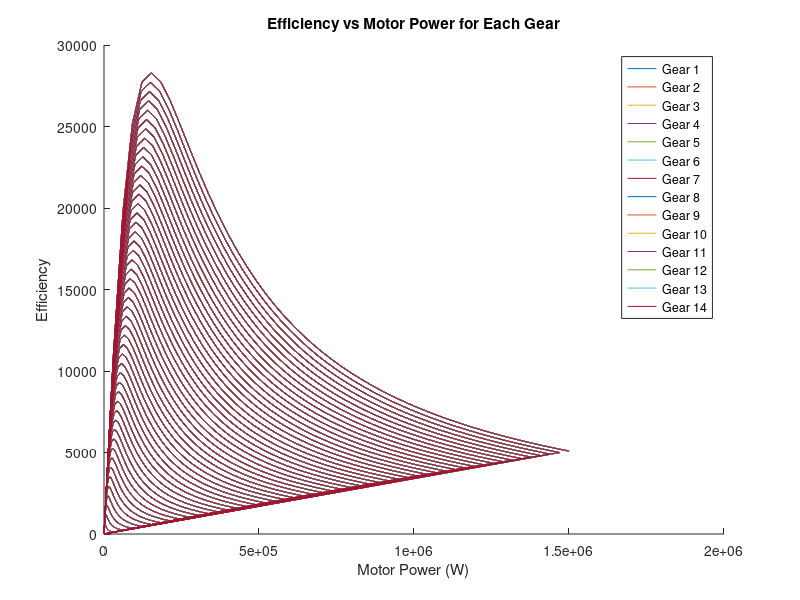

Recreate this plot in MATLAB.
clear all;
close all;

% Sample motor parameters (update with real motor data)
motor_speed = linspace(0, 5000, 50); % RPM
motor_torque = linspace(0, 300, 50); % Nm
[SpeedGrid, TorqueGrid] = meshgrid(motor_speed, motor_torque);
EfficiencyGrid = 0.9 - 0.1 * (TorqueGrid / max(motor_torque)) .* (SpeedGrid / max(motor_speed)); % Update with motor efficiency data

% Define vehicle parameters
C_d = 0.15; % Drag coefficient
A = 0.95; % Frontal area (m²)
rho = 1.16; % Air density (kg/m³)
m_vehicle = 135; % Vehicle mass (kg)
C_rr = 0.0018; % Rolling resistance coefficient
grav = 9.81; % Gravitational constant (m/s²)
D_wheel = 2 * 0.203; % Wheel diameter (m)
R_f = 4.0; % Final drive ratio

% Define gear ratios for the bike transmission
gear_ratios = [0.279, 0.316, 0.360, 0.409, 0.464, 0.528, 0.600, 0.682, ...
                0.774, 0.881, 1.000, 1.135, 1.292, 1.467]; % Gear ratios

% Initialize arrays for motor power, vehicle speed, and efficiency
vehicle_speed = zeros(length(motor_speed), length(motor_torque)); % Initialize vehicle speed array
motor_power = zeros(length(motor_speed), length(motor_torque)); % Initialize motor power array
efficiency_per_gear = zeros(length(motor_speed), length(motor_torque), length(gear_ratios)); % Store efficiencies for each gear

% Loop over each gear to calculate efficiency
for g = 1:length(gear_ratios)
    for i = 1:length(motor_speed)
        for j = 1:length(motor_torque)
            
            % Calculate motor power input (W)
            P_motor_in = motor_speed(i) * motor_torque(j); 
            motor_power(i,j) = P_motor_in; % Store motor power

            % Convert motor speed to vehicle speed (m/s)
            omega_motor_rad_s = motor_speed(i) * 2 * pi / 60; % Convert RPM to rad/s
            vehicle_speed(i,j) = omega_motor_rad_s * D_wheel / R_f; % Vehicle speed in m/s

            % Calculate efficiency (this is a placeholder; update with real data)
            efficiency = 0.9 - 0.1 * (motor_torque(j) / max(motor_torque)) * (motor_speed(i) / max(motor_speed)); 

            % Adjust efficiency based on power consumption and opposing forces
            % For simplicity, this uses an example formula combining rolling resistance and aero power
            P_total = C_rr * m_vehicle * grav + 0.5 * C_d * A * rho * vehicle_speed(i,j)^2; % Total power to overcome forces
            efficiency_per_gear(i,j,g) = efficiency * (P_motor_in / P_total); % Store efficiency for this gear
        end
    end
end

% Plot Efficiency vs Power for each gear
figure;
hold on;

% Plot efficiency for each gear
for g = 1:length(gear_ratios)
    % Extract efficiency values for the current gear
    efficiency_flat = efficiency_per_gear(:,:,g); 

    % Flatten motor_power and efficiency_per_gear for plotting
    power_flat = motor_power(:); % Flatten motor power array
    efficiency_flat = efficiency_flat(:); % Flatten the efficiency array for the current gear
    
    % Plot efficiency vs motor power for each gear
    plot(power_flat, efficiency_flat, 'DisplayName', sprintf('Gear %d', g));
end

hold off;

xlabel('Motor Power (W)');
ylabel('Efficiency');
title('Efficiency vs Motor Power for Each Gear');
legend('show');
